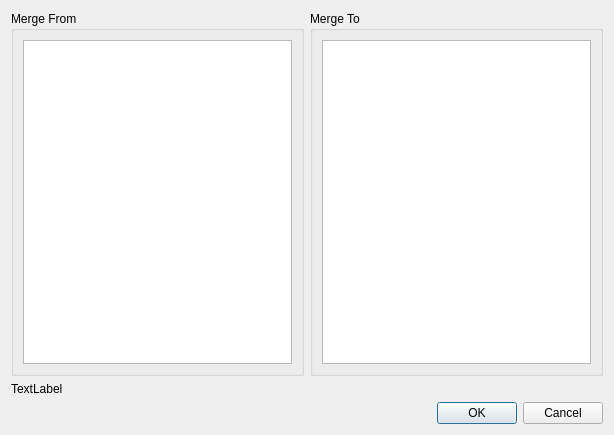
<?xml version="1.0" encoding="UTF-8"?>
<ui version="4.0">
 <class>MergeDialog</class>
 <widget class="QDialog" name="MergeDialog">
  <property name="geometry">
   <rect>
    <x>0</x>
    <y>0</y>
    <width>614</width>
    <height>435</height>
   </rect>
  </property>
  <property name="windowTitle">
   <string>Dialog</string>
  </property>
  <layout class="QGridLayout" name="gridLayout">
   <item row="2" column="1">
    <widget class="QDialogButtonBox" name="buttonBox">
     <property name="orientation">
      <enum>Qt::Orientation::Horizontal</enum>
     </property>
     <property name="standardButtons">
      <set>QDialogButtonBox::StandardButton::Cancel|QDialogButtonBox::StandardButton::Ok</set>
     </property>
    </widget>
   </item>
   <item row="0" column="1">
    <widget class="QGroupBox" name="toGroupBox">
     <property name="title">
      <string>Merge To</string>
     </property>
     <layout class="QVBoxLayout" name="verticalLayout">
      <item>
       <widget class="QListWidget" name="toListWidget"/>
      </item>
     </layout>
    </widget>
   </item>
   <item row="0" column="0">
    <widget class="QGroupBox" name="fromGroupBox">
     <property name="title">
      <string>Merge From</string>
     </property>
     <layout class="QVBoxLayout" name="verticalLayout_2">
      <item>
       <widget class="QListWidget" name="fromListWidget">
        <property name="selectionMode">
         <enum>QAbstractItemView::SelectionMode::MultiSelection</enum>
        </property>
       </widget>
      </item>
     </layout>
    </widget>
   </item>
   <item row="1" column="0">
    <widget class="QLabel" name="label">
     <property name="text">
      <string>TextLabel</string>
     </property>
    </widget>
   </item>
  </layout>
 </widget>
 <resources/>
 <connections>
  <connection>
   <sender>buttonBox</sender>
   <signal>accepted()</signal>
   <receiver>MergeDialog</receiver>
   <slot>accept()</slot>
   <hints>
    <hint type="sourcelabel">
     <x>248</x>
     <y>254</y>
    </hint>
    <hint type="destinationlabel">
     <x>157</x>
     <y>274</y>
    </hint>
   </hints>
  </connection>
  <connection>
   <sender>buttonBox</sender>
   <signal>rejected()</signal>
   <receiver>MergeDialog</receiver>
   <slot>reject()</slot>
   <hints>
    <hint type="sourcelabel">
     <x>316</x>
     <y>260</y>
    </hint>
    <hint type="destinationlabel">
     <x>286</x>
     <y>274</y>
    </hint>
   </hints>
  </connection>
 </connections>
</ui>
